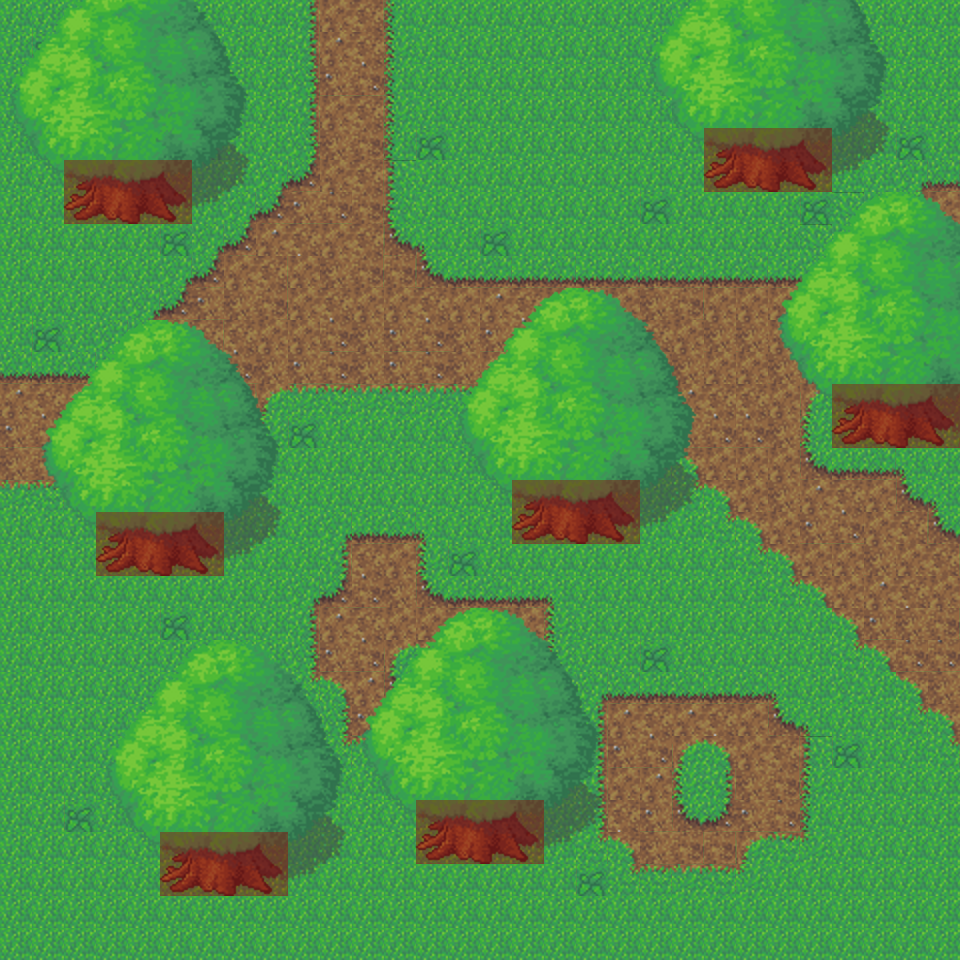

The image is a tile-based game level rendered from a .tmx file. Its description and source (layers, tilesets, objects; grid data summarised) follow:
An orthogonal 30x30 tile map with 32x32 px tiles, 4 tile layers (Base, Trunks, Collision, Foreground), 3 tilesets and 4 objects (Enter, Exit-Level2, Exit-Level3, Exit-Level4).

<map version="1.0" orientation="orthogonal" renderorder="right-down" width="30" height="30" tilewidth="32" tileheight="32" nextobjectid="11">
 <tileset firstgid="1" name="grass-tiles-2-small" tilewidth="32" tileheight="32" tilecount="72" columns="12">
  <image source="../images/grass-tiles-2-small.png" width="384" height="192" />
 </tileset>
 <tileset firstgid="73" name="tree2-final" tilewidth="32" tileheight="32" tilecount="64" columns="8">
  <image source="../images/tree2-final.png" width="256" height="256" />
 </tileset>
 <tileset firstgid="137" name="collision" tilewidth="32" tileheight="32" tilecount="1" columns="1">
  <image source="../images/collision.png" width="32" height="32" />
 </tileset>
 <layer name="Base" width="30" height="30">
  <data>[900 cells, 900 non-empty, 36 distinct tile ids]</data>
 </layer>
 <layer name="Trunks" width="30" height="30">
  <data>[900 cells, 56 non-empty, 8 distinct tile ids]</data>
 </layer>
 <layer name="Collision" width="30" height="30" opacity="0.4">
  <data>[900 cells, 56 non-empty, 1 distinct tile ids]</data>
 </layer>
 <layer name="Foreground" width="30" height="30">
  <data>[900 cells, 353 non-empty, 56 distinct tile ids]</data>
 </layer>
 <objectgroup name="Meta">
  <object id="1" name="Enter" x="32" y="416" width="32" height="32" />
  <object id="3" name="Exit-Level2" x="320" y="0" width="64" height="32" />
  <object id="9" name="Exit-Level3" x="928" y="192" width="32" height="128" />
  <object id="10" name="Exit-Level4" x="928" y="544" width="32" height="160" />
 </objectgroup>
</map>
